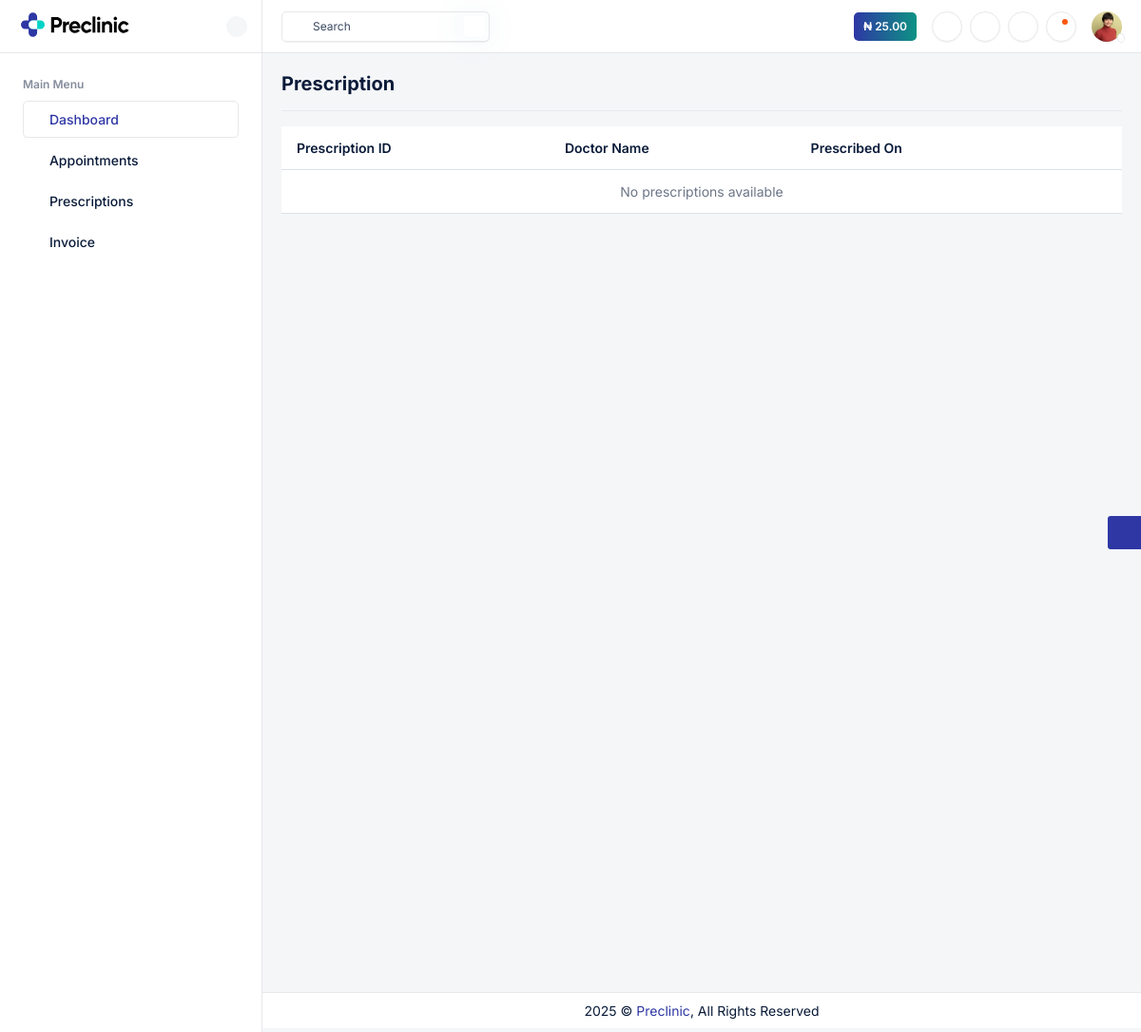
The page /patient/prescription/ (signed in) on the database as committed earlier.
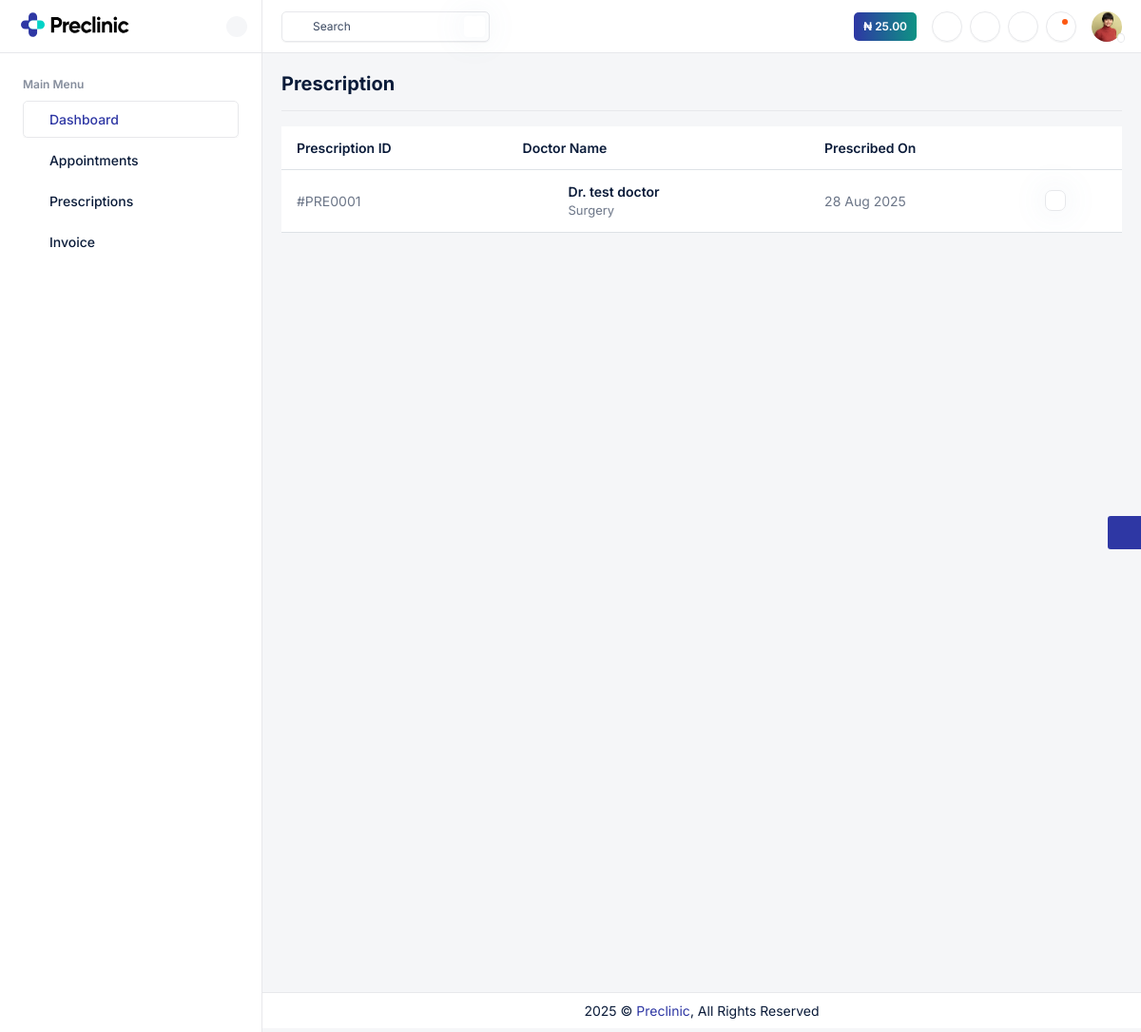
The same page on the database as committed later.
### patients/models.py (models this page shows, shortened)
class Prescription(models.Model):
    patient = models.ForeignKey("Patient", on_delete=models.CASCADE, related_name="prescriptions")
    doctor = models.ForeignKey("doctor.Doctor", on_delete=models.CASCADE, related_name="prescriptions")
    appointment = models.ForeignKey("Appointment", on_delete=models.SET_NULL, blank=True, null=True, related_name="prescriptions")
    title = models.CharField(max_length=100, blank=True, null=True)  # e.g. "Cardiology Prescription"
    department = models.CharField(max_length=100, blank=True, null=True)  # e.g. "Cardiology OP"
    consultation_type = models.CharField(max_length=50, blank=True, null=True)  # e.g. "Video" / "In-person"
    diagnosis = models.TextField(blank=True, null=True)
    notes = models.TextField(blank=True, null=True)
    advice = models.TextField(blank=True, null=True)  # for "Advice" section
    follow_up_notes = models.TextField(blank=True, null=True)  # e.g. "Follow up after 3 months"
    follow_up_date = models.DateField(blank=True, null=True)  # optional structured follow-up date
    doctor_signature = models.ImageField(upload_to="doctor_signatures/", blank=True, null=True)
    created_at = models.DateTimeField(auto_now_add=True)

### doctor/models.py (models this page shows, shortened)
class Doctor(models.Model):
    user = models.OneToOneField(User, on_delete=models.CASCADE, related_name="doctor_profile")
    first_name = models.CharField(max_length=20, blank=True, null=True)
    last_name = models.CharField(max_length=20, blank=True, null=True)
    doctor_id = models.CharField(max_length=20, unique=True)
    specialization = models.CharField(max_length=100)
    fee = models.CharField(max_length=20, blank=True, null=True)
    phone_number = models.CharField(max_length=20, blank=True, null=True)
    room_number = models.CharField(max_length=20, blank=True, null=True)
    date_registered = models.DateTimeField(auto_now_add=True)

### patients/views.py (the view)
# urls.py: path("prescription/", prescription, name="prescription"),
@login_required
def prescription(request):
    prescriptions = Prescription.objects.all().order_by("-created_at")
    return render(request, "patient-prescriptions.html", {"prescriptions": prescriptions})

### patients/context_processors.py (called while the page is built)
def dashboard(request):
    wallet_balance = 0
    if request.user.is_authenticated and hasattr(request.user, 'patient_profile'):
        patient = request.user.patient_profile
        wallet = getattr(patient, "wallet", None)
        wallet_balance = wallet.balance if wallet else 0
    return {
        "wallet_balance": wallet_balance,
    }

### patients/templates/patient-prescriptions.html (shortened to what this page needs)
{%extends 'base.html'%}
{%load static %}
{%block content%}
    <div class="main-wrapper">
        <div class="page-wrapper">
            <div class="content">
                <div class="d-flex align-items-sm-center flex-sm-row flex-column gap-2 pb-3 mb-3 border-1 border-bottom">
                    <div class="flex-grow-1">
                        <h4 class="fw-bold mb-0"> Prescription </h4>
                    </div>
				</div>
                <div class="table-responsive">
                    <table class="table table-nowrap datatable">
                        <thead class="thead-light">
                            <tr>
                                <th class="no-sort">Prescription ID</th>
                                <th>Doctor Name</th>
                                <th>Prescribed On</th>
                                <th></th>
                            </tr>
                        </thead>
                        <tbody>
                            {% for prescription in prescriptions %}
                            <tr>
                                <td>#PRE{{ prescription.id|stringformat:"04d" }}</td>
                                <td>
                                    <div class="d-flex align-items-center">
                                        <a href="" class="avatar avatar-md me-2">
                                            <i class="ti ti-user text-body fs-20"></i>
                                        </a>
                                        <a href="" class="text-dark fw-semibold">
                                            Dr. {{ prescription.doctor.first_name }} {{ prescription.doctor.last_name }}
                                            <span class="text-body fs-13 fw-normal d-block">
                                                {{ prescription.doctor.specialization }}
                                            </span>
                                        </a>
                                    </div>
                                </td>
                                <td>{{ prescription.created_at|date:"d M Y" }}</td>
                                <td class="action-item">
                                    <a href="javascript:void(0);" data-bs-toggle="dropdown">
                                        <i class="ti ti-dots-vertical"></i>
                                    </a>
                                </td>
                            </tr>
                            {% empty %}
                            <tr>
                                <td colspan="4" class="text-center text-muted">No prescriptions available</td>
                            </tr>
                            {% endfor %}
                        </tbody>
                    </table>
                </div>
            </div>
            <div class="footer text-center bg-white p-2 border-top">
                <p class="text-dark mb-0">2025 &copy; <a href="javascript:void(0);" class="link-primary">Preclinic</a>, All Rights Reserved</p>
            </div>
        </div>
    </div>
{%endblock content%}

Rows that differ between the two databases and show on the page:
added Prescription: id "0001", doctor.first_name "test", doctor.last_name "doctor", doctor.specialization "Surgery", created_at "28 Aug 2025"
Other text that changed with them:
text no longer shown: "No prescriptions available"
